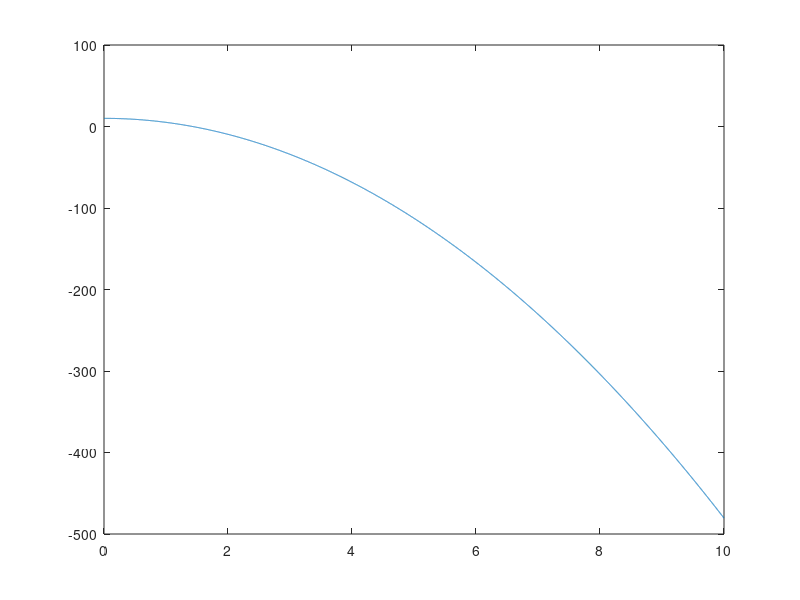

Recreate this plot in MATLAB.
function solver
    % time step setup
    tstart = 0;
    tend = 10;
    tstep = 0.001;
    n = (tend-tstart)/tstep;
    tspan = linspace(tstart, tend, n);

    % initial conditions
    xInit = [0; 0; 0; 10; 0; 0]; %x, vx, vxdot, z, vz, vzdot

    [t, out] = ode45(@discODEs, tspan, xInit)

    x = out(:,1);
    vx = out(:,2);
    vxdot = out(:,3);
    z = out(:,4);
    vz = out(:,5);
    vzdot = out(:,6);

    
    plot(t, z)
    %plot stuff here
end

function ddt = discODEs(t, out)
    m = 0.175; %mass of frisbee (kg)
    g = 9.81; %gravity m/s^2
    CL0 = 0.15; %coefficient of lift (0)
    CLa = 1.4; %coefficient of lift (alpha)
    CD0 = 0.08; %coefficient of drag (0)
    CDa = 2.72; %coefficient of drag (alpha);
    alpha_i = 0; %alpha(diff(x),diff(z)) initial (radians)
    rho = 1.225; %density of fliud (NEED UNITS)
    r = 0.137; %radius (m)
    y_velocity = 0; % this is a assumption for now (m/s)

    ddt = zeros(size(out));
    ddt(1) = out(2);
    ddt(2) = out(3);
    ddt(3) = 0;
    ddt(4) = out(5);
    ddt(5) = -g;
    ddt(6) = 0;
end
